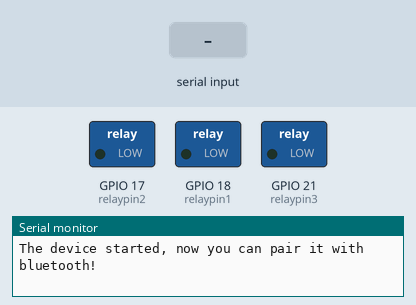
This sketch was run on a simulated ESP32. Shown: switched loads named in the sketch (green lamp = pin HIGH), the last lines printed to the serial monitor. The inputs (shaded band) are chosen by the test bench. Nothing arrives over Bluetooth unless stated.

Above: at 1.2 s.
1.3 s: "relay_1\n" received over the second serial link
At 2.2 s:
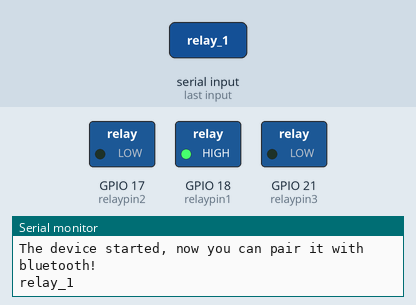
3.9 s: "relay_2\n" received over the second serial link
At 4.5 s:
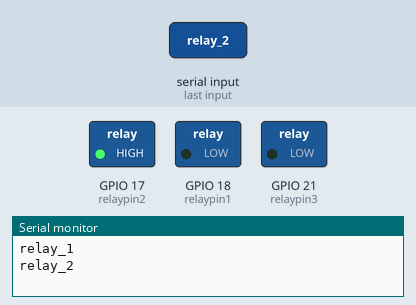
6.5 s: "relay_3\n" received over the second serial link
At 7.3 s:
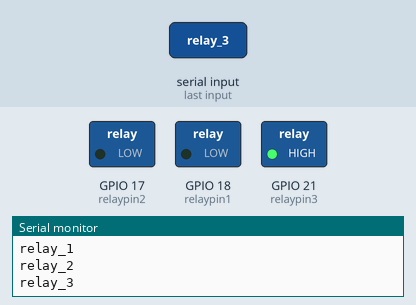
Timing chart, 0 to 9.5 s (numbered marks = the images above; inputs shaded):
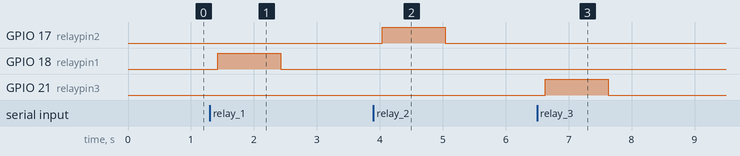

Measured:
- after the input at 1.3 s, GPIO 18 (relaypin1): LOW → HIGH after 0.13 s, → LOW 1.0 s later
- after the input at 3.9 s, GPIO 17 (relaypin2): LOW → HIGH after 0.14 s, → LOW 1.0 s later
- after the input at 6.5 s, GPIO 21 (relaypin3): LOW → HIGH after 0.13 s, → LOW 1.0 s later

The sketch:

Essa_BluToothTest.ino
```cpp
//Importing the necessary library for bluetooth:
#include "BluetoothSerial.h"

//Properly enables bluetooth:
#if !defined(CONFIG_BT_ENABLED) || !defined(CONFIG_BLUEDROID_ENABLED)
#error Bluetooth is not enabled! Please run make menuconfig to and enable it
#endif

//Instanciates the BluetoothSerial object:
BluetoothSerial SerialBT;

const int trigpin = 2;
const int echopin = 4;
const int relaypin1 = 18;
const int relaypin2 = 17;
const int relaypin3 = 21;
long duration;
int distance;

String incomingmessage = "";
char incomingchar;


void setup()
{
//  pinMode(trigpin,OUTPUT);
//  pinMode(echopin,INPUT);
//  pinMode(relaypin,OUTPUT);

  pinMode(relaypin1, OUTPUT);
  pinMode(relaypin2, OUTPUT);
  pinMode(relaypin3, OUTPUT);

  Serial.begin(115200);                                                       //Making the communication rate correct
  SerialBT.begin("Smartbox"); //Bluetooth device name                         //Naming the device
  Serial.println("The device started, now you can pair it with bluetooth!");  //Message saying the bluetooth is ready
}

void loop()
{
//  digitalWrite(trigpin,LOW);
//  delay(0.005);
//
//  digitalWrite(trigpin,HIGH);
//  delay(0.010);
//  digitalWrite(trigpin,LOW);
//
//  duration = pulseIn(echopin,HIGH);
//  distance = duration*0.034/2;
//
//  Serial.print("Distance is:");
//  Serial.println(distance);

  if (SerialBT.available())                                       //If there is information waiting to be read from the serial port:
  {
    incomingchar = SerialBT.read();                               //  Take note of the incoming informtaion.
    if(incomingchar != '\n')                                      //  If that information is not '\n':
    {
      incomingmessage = incomingmessage + (String)incomingchar;   //    Add the caracter to the message string.
    }
    else                                                          //  Otherwise:
    {
      incomingmessage = "";                                       //    Clear the incoming message
    }
    Serial.write(incomingchar);                                   //  Write the character to the terminal.
  }

  if(incomingmessage == "relay_1"){
    digitalWrite(relaypin1, HIGH);
    delay(1000);
    digitalWrite(relaypin1, LOW);
  }else if(incomingmessage == "relay_2"){
    digitalWrite(relaypin2, HIGH);
    delay(1000);
    digitalWrite(relaypin2, LOW);
  }else if(incomingmessage == "relay_3"){
    digitalWrite(relaypin3, HIGH);
    delay(1000);
    digitalWrite(relaypin3, LOW);
  }

//  if(incomingmessage == "relay_OFF")                              //If the message was: "relay_ OFF":
//  {
//    digitalWrite(relaypin,HIGH);                                  //  Output HIGH to the relay.
//
//  }
//  else if(incomingmessage == "relay_ON")                          //Otherwise if the message was "relay_ON":
//  {
//    digitalWrite(relaypin,LOW);                                   //  Output LOW  to the relay.
//  }
//
  delay(20);                                                      //Wait a hot minute.
}
```
